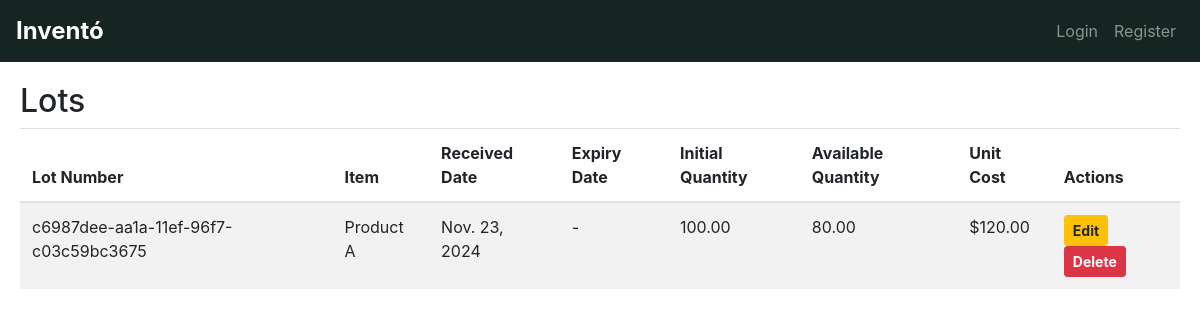
The page /lot-list/ on the database its author committed.
### inventoApp/models.py (models this page shows, shortened)
class Lot(models.Model):
    item = models.ForeignKey(Item_Model, on_delete=models.CASCADE, related_name="lots")
    lot_number = models.CharField(max_length=50, unique=True)
    received_date = models.DateField()
    expiry_date = models.DateField(null=True, blank=True)
    initial_quantity = models.DecimalField(max_digits=10, decimal_places=2)
    unit_cost = models.DecimalField(max_digits=10, decimal_places=2)
    @property
    def available_quantity(self):
        used_quantity = sum(
            movement.quantity for movement in self.movements.filter(movement_type="OUT")
        )
        return max(self.initial_quantity - used_quantity, 0)
    class Meta:
        constraints = [
            models.UniqueConstraint(
                fields=["item", "lot_number"], name="unique_item_lot"
            )
        ]

class Item_Model(models.Model):
    name = models.CharField(max_length=100)
    sku = models.CharField(max_length=50, unique=True)
    price = models.DecimalField(
        max_digits=10, decimal_places=2, validators=[MinValueValidator(Decimal("0.00"))]
    )
    minimum_inventory = models.IntegerField(
        default=0, validators=[MinValueValidator(0)]
    )
    created_at = models.DateTimeField(auto_now_add=True)
    updated_at = models.DateTimeField(auto_now=True)
    unit_measure = models.CharField(max_length=20)
    weight_grams = models.DecimalField(
        max_digits=10,
        decimal_places=5,
        validators=[MinValueValidator(Decimal("0.00"))],
        null=True,
    )
    length_cm = models.DecimalField(
        max_digits=10,
        decimal_places=2,
        validators=[MinValueValidator(Decimal("0.00"))],
        null=True,
    )
    width_cm = models.DecimalField(
        max_digits=10,
        decimal_places=2,
        validators=[MinValueValidator(Decimal("0.00"))],
        null=True,
    )
    height_cm = models.DecimalField(
        max_digits=10,
        decimal_places=2,
        validators=[MinValueValidator(Decimal("0.00"))],
        null=True,
    )

class Movement(models.Model):
    MOVEMENT_TYPES = [
        ("IN", "Stock In"),
        ("OUT", "Stock Out"),
    ]
    movement_id = models.BigAutoField(primary_key=True)
    lot = models.ForeignKey(Lot, on_delete=models.CASCADE, related_name="movements")
    movement_type = models.CharField(max_length=3, choices=MOVEMENT_TYPES)
    quantity = models.DecimalField(
        max_digits=10, decimal_places=2, validators=[MinValueValidator(Decimal("0.00"))]
    )
    date = models.DateField(auto_now_add=True)
    performed_by = models.CharField(max_length=50)
    purchase_price = models.DecimalField(
        _("Purchase Price"),
        max_digits=10,
        decimal_places=2,
        validators=[MinValueValidator(Decimal("0.00"))],
        null=True,
    )
    sale_price = models.DecimalField(
        _("Sale Price"),
        max_digits=10,
        decimal_places=2,
        validators=[MinValueValidator(Decimal("0.00"))],
        null=True,
    )
    notes = models.TextField(max_length=250, blank=True)

### inventoApp/views.py (the view)
# urls.py: path("lot-list/", views.LotListView.as_view(), name="lot_list"),
class LotListView(ListView):
    model = Lot
    template_name = "InventoApp/lot_list.html"
    context_object_name = "lots"
    paginate_by = 20

### inventoApp/templates/InventoApp/lot_list.html (shortened to what this page needs)
{% extends 'base.html' %}
{% block content %}
<h2>Lots</h2>
<div class="table-responsive">
    <table class="table table-striped">
        <thead>
            <tr>
                <th>Lot Number</th>
                <th>Item</th>
                <th>Received Date</th>
                <th>Expiry Date</th>
                <th>Initial Quantity</th>
                <th>Available Quantity</th>
                <th>Unit Cost</th>
                <th>Actions</th>
            </tr>
        </thead>
        <tbody>
            {% for lot in lots %}
            <tr>
                <td>{{ lot.lot_number }}</td>
                <td>{{ lot.item.name }}</td>
                <td>{{ lot.received_date }}</td>
                <td>{{ lot.expiry_date|default:"-" }}</td>
                <td>{{ lot.initial_quantity }}</td>
                <td>{{ lot.available_quantity }}</td>
                <td>${{ lot.unit_cost }}</td>
                <td>
                    <a href="{% url 'lot_update' lot.pk %}" class="btn btn-sm btn-warning">
                        <strong>Edit</strong>
                    </a>
                    <a href="{% url 'lot_delete' lot.pk %}" class="btn btn-sm btn-danger">
                        <strong>Delete</strong>
                    </a>
                </td>
            </tr>
            {% empty %}
            <tr>
                <td colspan="8" class="text-center">No lots found.</td>
            </tr>
            {% endfor %}
        </tbody>
    </table>
</div>
{% endblock %}

### rows shown on the page
Lot: lot_number "c6987dee-aa1a-11ef-96f7-c03c59bc3675", item.name "Product A", received_date "Nov. 23, 2024", expiry_date "-", initial_quantity "100.00", available_quantity "80.00", unit_cost "120.00"
